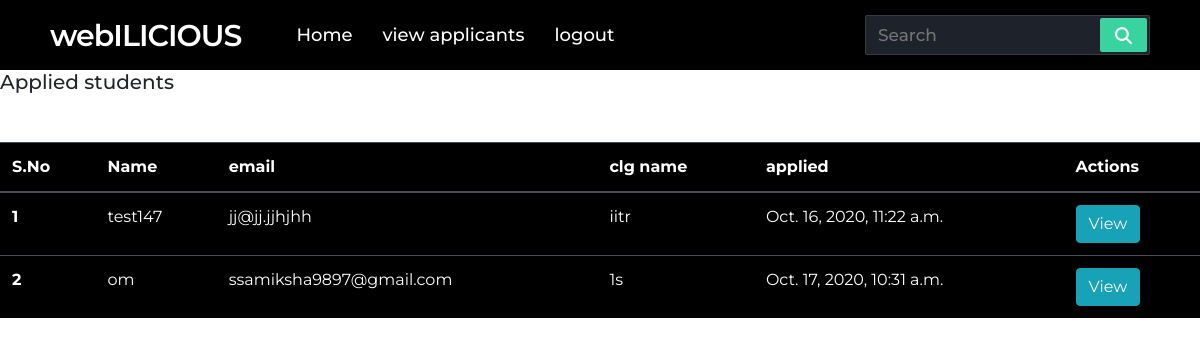
The page /controller/viewapplicants on the database its author committed.
### controller/models.py (models this page shows, shortened)
class Applicants(models.Model):
    applicant = models.OneToOneField(User,on_delete=models.CASCADE)
    app_email=models.CharField(max_length=255)
    app_clg=models.CharField(max_length=255)
    dateregisteres= models.DateTimeField(auto_now_add=True)

### controller/views.py (the view)
# urls.py: path('viewapplicants',views.viewapplicants,name="viewapplicants"),
def viewapplicants(request):
    item = Applicants.objects.all()
    context ={'item' : item}
    return render(request,'controller/viewapp.html',context)

### controller/templates/controller/viewapp.html (shortened to what this page needs)
{% extends 'controller/base.html' %}
{% load static %}
{% block body %}
<h5>Applied students </h5>
{% if item %}
<div class="  mt-5 table-responsive">
  <table class="table table-hover table-dark  " style="background-color:black" >
    <thead>
      <tr>
        <th scope="col">S.No</th>
        <th scope="col">Name</th>
        <th scope="col">email</th>
        <th scope="col">clg name</th>
        <th scope="col">applied</th>
        <th scope="col">Actions</th>
      </tr>
    </thead>
    <tbody>
      {%  for ite in item %}
      <tr>
        <th scope="row">{{ forloop.counter }}</th>
        <td>{{ ite.applicant }}</td>
        <td>{{ ite.app_email }}</td>
        <td>{{ ite.app_clg }}</td>
        <td>{{ ite.dateregisteres }}</td>
        <td>
        <a href="{%url 'completedetails' ite.id %}" class="btn btn-info text-white">View</a>
        </td>
      </tr>
      {% endfor %}
      {% else %}
      <h6 style="margin-top: 100px;color: #c9302c"> No applications present!!! </h6>
      {% endif %}
{% endblock body %}

### static/css/base.css (style rules this page uses)
* { margin: 0; padding: 0; outline: none; box-sizing: border-box; font-family: 'Montserrat', sans-serif; }

### rows shown on the page
Applicants: applicant "test147", app_email "jj@jj.jjhjhh", app_clg "iitr", dateregisteres "Oct. 16, 2020, 11:22 a.m."
Applicants: applicant "om", app_email "ssamiksha9897@gmail.com", app_clg "1s", dateregisteres "Oct. 17, 2020, 10:31 a.m."
